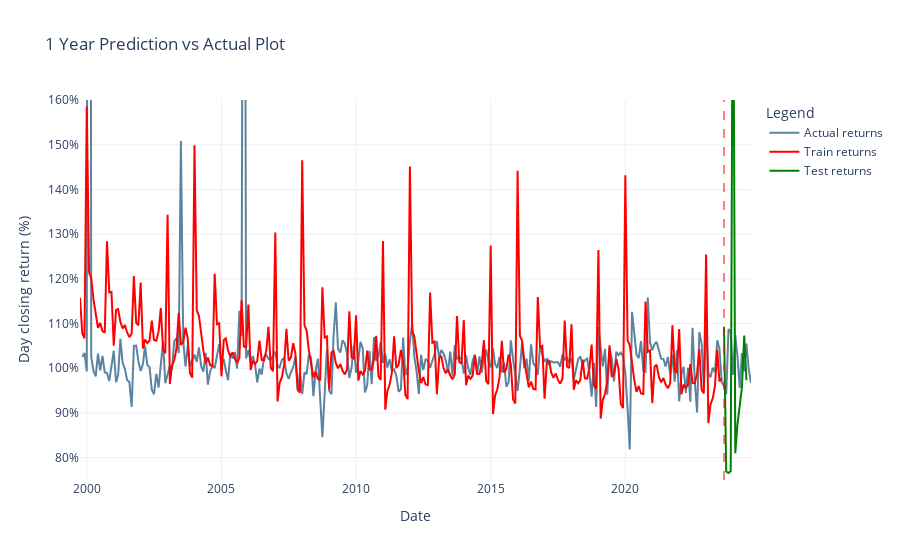

Source (notebook cell):
### Code cell
plot(dataframe=df, forecasts=forecasts_12m, months=11)

### Figure 1 — Plotly figure (JSON) as saved in the notebook; plotly's stock layout.template omitted (floating-point values rounded to 4 significant figures; data arrays with more than 128 entries replaced by an {"elided": "..."} marker saying what was removed)
{"data": [{"line": {"color": "#5c839f", "width": 2}, "mode": "lines", "name": "Actual returns", "x": {"elided": "300 str values"}, "y": {"elided": "300 float values"}, "type": "scatter"}, {"line": {"color": "red", "width": 2}, "mode": "lines", "name": "Train returns", "x": {"elided": "287 str values"}, "y": {"elided": "287 float values"}, "type": "scatter"}, {"line": {"color": "green", "width": 2}, "mode": "lines", "name": "Test returns", "x": ["2023-09-01", "2023-10-01", "2023-11-01", "2023-12-01", "2024-01-01", "2024-02-01", "2024-03-01", "2024-04-01", "2024-05-01", "2024-06-01", "2024-07-01", "2024-08-01", "2024-09-01"], "y": [1.093, 0.7691, 0.7656, 0.7701, 2.097, 0.8099, 0.8738, 0.9102, 0.9569, 1.073, 0.9732], "type": "scatter"}], "layout": {"shapes": [{"line": {"color": "red", "dash": "dash", "width": 1}, "type": "line", "x0": "2023-09-01", "x1": "2023-09-01", "xref": "x", "y0": 0, "y1": 1, "yref": "y domain"}], "yaxis": {"title": {"text": "Day closing return (%)"}, "tickformat": ".0%", "range": [0.75, 1.6]}, "title": {"text": "1 Year Prediction vs Actual Plot"}, "xaxis": {"title": {"text": "Date"}}, "legend": {"title": {"text": "Legend"}}}}
